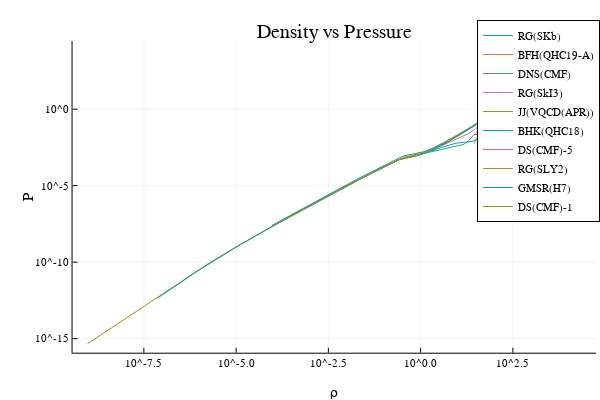

The notebook cell saved with this chart:
### Code cell
#Density vs Pressure Logged
#No units specified

mₙ = 939.565413

nb = readdlm("eos.nb RG(SKb)", skipstart = 2)
data = readdlm("eos.thermo RG(SKb)", skipstart = 1)
Q1 = data[:,4];
Q7 = data[:,10];

P = Q1.*nb;
ρ = (Q7 .+ 1) .* (nb .* mₙ);

plotlyjs()
plot(ρ, P, xaxis = :log, yaxis = :log, label = "RG(SKb)", ylabel = "P", xlabel = "ρ",  title = "Density vs Pressure")
########################################################################################################################


mₙ = 939.565000

nb = readdlm("eos.nb BFH(QHC19-A)", skipstart = 2)
data = readdlm("eos.thermo BFH(QHC19-A)", skipstart = 1)
Q1 = data[:,4]
Q7 = data[:,10]

P = Q1.*nb
ρ = (Q7 .+ 1) .* (nb .* mₙ)

plot!(ρ, P, xaxis = :log, yaxis = :log, label = "BFH(QHC19-A)")

########################################################################################################################

mₙ = 938.918713

nb = readdlm("eos.nb DNS(CMF)", skipstart = 2)
data = readdlm("eos.thermo DNS(CMF)", skipstart = 1)
Q1 = data[:,4]
Q7 = data[:,10]
P = Q1.*nb
ρ = (Q7 .+ 1) .* (nb .* mₙ)

plot!(ρ, P, xaxis = :log, yaxis = :log, label = "DNS(CMF)")

########################################################################################################################

mₙ = 939.565330

nb = readdlm("eos.nb RG(SkI3)", skipstart = 2)
data = readdlm("eos.thermo RG(SkI3)", skipstart = 1)
Q1 = data[:,4]
Q7 = data[:,10]
P = Q1.*nb
ρ = (Q7 .+ 1) .* (nb .* mₙ)

plot!(ρ, P, xaxis = :log, yaxis = :log, label = "RG(SkI3)")

########################################################################################################################

mₙ = 939.565330

nb = readdlm("eos.nb JJ(VQCD(APR))", skipstart = 2)
data = readdlm("eos.thermo JJ(VQCD(APR))", skipstart = 1)
Q1 = data[:,4]
Q7 = data[:,10]
P = Q1.*nb
ρ = (Q7 .+ 1) .* (nb .* mₙ)

plot!(ρ, P, xaxis = :log, yaxis = :log, label = "JJ(VQCD(APR))")

########################################################################################################################

mₙ = 939.565000

nb = readdlm("eos.nb BHK(QHC18)", skipstart = 2)
data = readdlm("eos.thermo BHK(QHC18)", skipstart = 1)
Q1 = data[:,4]
Q7 = data[:,10]
P = Q1.*nb
ρ = (Q7 .+ 1) .* (nb .* mₙ)

plot!(ρ, P, xaxis = :log, yaxis = :log, label = "BHK(QHC18)")

########################################################################################################################

mₙ = 938.918712

nb = readdlm("eos.nb DS(CMF)-5", skipstart = 2)
data = readdlm("eos.thermo DS(CMF)-5", skipstart = 1)
Q1 = data[:,4]
Q7 = data[:,10]
P = Q1.*nb
ρ = (Q7 .+ 1) .* (nb .* mₙ)

plot!(ρ, P, xaxis = :log, yaxis = :log, label = "DS(CMF)-5")

########################################################################################################################

mₙ = 939.565330

nb = readdlm("eos.nb RG(SLY2)", skipstart = 2)
data = readdlm("eos.thermo RG(SLY2)", skipstart = 1)
Q1 = data[:,4]
Q7 = data[:,10]
P = Q1.*nb
ρ = (Q7 .+ 1) .* (nb .* mₙ)

plot!(ρ, P, xaxis = :log, yaxis = :log, label = "RG(SLY2)")

########################################################################################################################

mₙ = 939.565350

nb = readdlm("eos.nb GMSR(H7)", skipstart = 2)
data = readdlm("eos.thermo GMSR(H7)", skipstart = 1)
Q1 = data[:,4]
Q7 = data[:,10]
P = Q1.*nb
ρ = (Q7 .+ 1) .* (nb .* mₙ)

plot!(ρ, P, xaxis = :log, yaxis = :log, label = "GMSR(H7)")

########################################################################################################################

mₙ = 938.918712

nb = readdlm("eos.nb DS(CMF)-1", skipstart = 2)
data = readdlm("eos.thermo DS(CMF)-1", skipstart = 1)
Q1 = data[:,4]
Q7 = data[:,10]
P = Q1.*nb
ρ = (Q7 .+ 1) .* (nb .* mₙ)

plot!(ρ, P, xaxis = :log, yaxis = :log, label = "DS(CMF)-1")

### Figure 1 — Plotly figure (JSON) as saved in the notebook; plotly's stock layout.template omitted (floating-point values rounded to 4 significant figures; data arrays with more than 128 entries replaced by an {"elided": "..."} marker saying what was removed)
{"data": [{"colorbar": {"title": ""}, "legendgroup": "RG(SKb)", "line": {"color": "rgba(0, 154, 250, 1.000)", "dash": "solid", "shape": "linear", "width": 1}, "mode": "lines", "name": "RG(SKb)", "showlegend": true, "type": "scatter", "x": {"elided": "1181 float values"}, "xaxis": "x", "y": {"elided": "1181 float values"}, "yaxis": "y", "zmax": null, "zmin": null}, {"colorbar": {"title": ""}, "legendgroup": "BFH(QHC19-A)", "line": {"color": "rgba(227, 111, 71, 1.000)", "dash": "solid", "shape": "linear", "width": 1}, "mode": "lines", "name": "BFH(QHC19-A)", "showlegend": true, "type": "scatter", "x": {"elided": "183 float values"}, "xaxis": "x", "y": {"elided": "183 float values"}, "yaxis": "y", "zmax": null, "zmin": null}, {"colorbar": {"title": ""}, "legendgroup": "DNS(CMF)", "line": {"color": "rgba(62, 164, 78, 1.000)", "dash": "solid", "shape": "linear", "width": 1}, "mode": "lines", "name": "DNS(CMF)", "showlegend": true, "type": "scatter", "x": {"elided": "1191 float values"}, "xaxis": "x", "y": {"elided": "1191 float values"}, "yaxis": "y", "zmax": null, "zmin": null}, {"colorbar": {"title": ""}, "legendgroup": "RG(SkI3)", "line": {"color": "rgba(195, 113, 210, 1.000)", "dash": "solid", "shape": "linear", "width": 1}, "mode": "lines", "name": "RG(SkI3)", "showlegend": true, "type": "scatter", "x": {"elided": "1184 float values"}, "xaxis": "x", "y": {"elided": "1184 float values"}, "yaxis": "y", "zmax": null, "zmin": null}, {"colorbar": {"title": ""}, "legendgroup": "JJ(VQCD(APR))", "line": {"color": "rgba(172, 142, 24, 1.000)", "dash": "solid", "shape": "linear", "width": 1}, "mode": "lines", "name": "JJ(VQCD(APR))", "showlegend": true, "type": "scatter", "x": {"elided": "651 float values"}, "xaxis": "x", "y": {"elided": "651 float values"}, "yaxis": "y", "zmax": null, "zmin": null}, {"colorbar": {"title": ""}, "legendgroup": "BHK(QHC18)", "line": {"color": "rgba(0, 170, 174, 1.000)", "dash": "solid", "shape": "linear", "width": 1}, "mode": "lines", "name": "BHK(QHC18)", "showlegend": true, "type": "scatter", "x": {"elided": "400 float values"}, "xaxis": "x", "y": {"elided": "400 float values"}, "yaxis": "y", "zmax": null, "zmin": null}, {"colorbar": {"title": ""}, "legendgroup": "DS(CMF)-5", "line": {"color": "rgba(237, 94, 147, 1.000)", "dash": "solid", "shape": "linear", "width": 1}, "mode": "lines", "name": "DS(CMF)-5", "showlegend": true, "type": "scatter", "x": {"elided": "187 float values"}, "xaxis": "x", "y": {"elided": "187 float values"}, "yaxis": "y", "zmax": null, "zmin": null}, {"colorbar": {"title": ""}, "legendgroup": "RG(SLY2)", "line": {"color": "rgba(198, 130, 37, 1.000)", "dash": "solid", "shape": "linear", "width": 1}, "mode": "lines", "name": "RG(SLY2)", "showlegend": true, "type": "scatter", "x": {"elided": "1215 float values"}, "xaxis": "x", "y": {"elided": "1215 float values"}, "yaxis": "y", "zmax": null, "zmin": null}, {"colorbar": {"title": ""}, "legendgroup": "GMSR(H7)", "line": {"color": "rgba(0, 169, 141, 1.000)", "dash": "solid", "shape": "linear", "width": 1}, "mode": "lines", "name": "GMSR(H7)", "showlegend": true, "type": "scatter", "x": {"elided": "385 float values"}, "xaxis": "x", "y": {"elided": "385 float values"}, "yaxis": "y", "zmax": null, "zmin": null}, {"colorbar": {"title": ""}, "legendgroup": "DS(CMF)-1", "line": {"color": "rgba(142, 151, 30, 1.000)", "dash": "solid", "shape": "linear", "width": 1}, "mode": "lines", "name": "DS(CMF)-1", "showlegend": true, "type": "scatter", "x": {"elided": "301 float values"}, "xaxis": "x", "y": {"elided": "301 float values"}, "yaxis": "y", "zmax": null, "zmin": null}], "layout": {"annotations": [{"font": {"color": "rgba(0, 0, 0, 1.000)", "family": "sans-serif", "size": 20}, "rotation": 0, "showarrow": false, "text": "Density vs Pressure", "x": 0.5572, "xanchor": "center", "xref": "paper", "y": 1, "yanchor": "top", "yref": "paper"}], "height": 400, "legend": {"bgcolor": "rgba(255, 255, 255, 1.000)", "bordercolor": "rgba(0, 0, 0, 1.000)", "borderwidth": 1, "font": {"color": "rgba(0, 0, 0, 1.000)", "family": "sans-serif", "size": 11}, "title": {"font": {"color": "rgba(0, 0, 0, 1.000)", "family": "sans-serif", "size": 15}, "text": ""}, "tracegroupgap": 0, "traceorder": "normal", "x": 1, "xanchor": "auto", "y": 1, "yanchor": "auto"}, "margin": {"b": 20, "l": 0, "r": 0, "t": 20}, "paper_bgcolor": "rgba(255, 255, 255, 1.000)", "plot_bgcolor": "rgba(255, 255, 255, 1.000)", "showlegend": true, "width": 600, "xaxis": {"anchor": "y", "domain": [0.1209, 0.9934], "gridcolor": "rgba(0, 0, 0, 0.100)", "gridwidth": 0.5, "linecolor": "rgba(0, 0, 0, 1.000)", "mirror": false, "range": [-9.432, 4.754], "showgrid": true, "showline": true, "showticklabels": true, "tickangle": 0, "tickcolor": "rgb(0, 0, 0)", "tickfont": {"color": "rgba(0, 0, 0, 1.000)", "family": "sans-serif", "size": 11}, "tickmode": "array", "ticks": "inside", "ticktext": ["10^-7.5", "10^-5.0", "10^-2.5", "10^0.0", "10^2.5"], "tickvals": [3.162e-08, 1e-05, 0.003162, 1, 316.2], "title": "ρ", "titlefont": {"color": "rgba(0, 0, 0, 1.000)", "family": "sans-serif", "size": 15}, "type": "log", "visible": true, "zeroline": false, "zerolinecolor": "rgba(0, 0, 0, 1.000)"}, "yaxis": {"anchor": "x", "domain": [0.07581, 0.9415], "gridcolor": "rgba(0, 0, 0, 0.100)", "gridwidth": 0.5, "linecolor": "rgba(0, 0, 0, 1.000)", "mirror": false, "range": [-15.92, 4.453], "showgrid": true, "showline": true, "showticklabels": true, "tickangle": 0, "tickcolor": "rgb(0, 0, 0)", "tickfont": {"color": "rgba(0, 0, 0, 1.000)", "family": "sans-serif", "size": 11}, "tickmode": "array", "ticks": "inside", "ticktext": ["10^-15", "10^-10", "10^-5", "10^0"], "tickvals": [1e-15, 1e-10, 1e-05, 1], "title": "P", "titlefont": {"color": "rgba(0, 0, 0, 1.000)", "family": "sans-serif", "size": 15}, "type": "log", "visible": true, "zeroline": false, "zerolinecolor": "rgba(0, 0, 0, 1.000)"}}}
